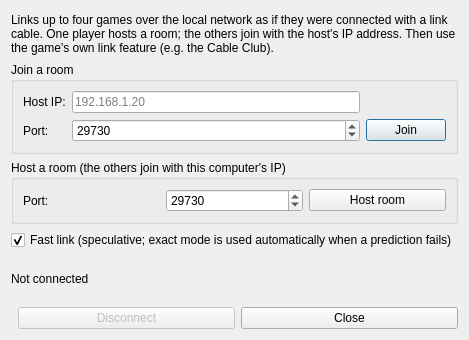
<?xml version="1.0" encoding="UTF-8"?>
<ui version="4.0">
 <class>QGBA::NetLinkView</class>
 <widget class="QDialog" name="QGBA::NetLinkView">
  <property name="geometry">
   <rect>
    <x>0</x>
    <y>0</y>
    <width>420</width>
    <height>340</height>
   </rect>
  </property>
  <property name="windowTitle">
   <string>Network link cable</string>
  </property>
  <layout class="QGridLayout" name="gridLayout">
   <item row="0" column="0" colspan="3">
    <widget class="QLabel" name="help">
     <property name="text">
      <string>Links up to four games over the local network as if they were connected with a link cable. One player hosts a room; the others join with the host's IP address. Then use the game's own link feature (e.g. the Cable Club).</string>
     </property>
     <property name="wordWrap">
      <bool>true</bool>
     </property>
    </widget>
   </item>
   <item row="1" column="0" colspan="3">
    <widget class="QGroupBox" name="joinBox">
     <property name="title">
      <string>Join a room</string>
     </property>
     <layout class="QGridLayout" name="joinLayout">
      <item row="0" column="0">
       <widget class="QLabel" name="label_2">
        <property name="text">
         <string>Host IP:</string>
        </property>
       </widget>
      </item>
      <item row="0" column="1">
       <widget class="QLineEdit" name="address">
        <property name="placeholderText">
         <string>192.168.1.20</string>
        </property>
       </widget>
      </item>
      <item row="1" column="0">
       <widget class="QLabel" name="label">
        <property name="text">
         <string>Port:</string>
        </property>
       </widget>
      </item>
      <item row="1" column="1">
       <widget class="QSpinBox" name="port">
        <property name="minimum">
         <number>1024</number>
        </property>
        <property name="maximum">
         <number>65535</number>
        </property>
        <property name="value">
         <number>29730</number>
        </property>
       </widget>
      </item>
      <item row="1" column="2">
       <widget class="QPushButton" name="join">
        <property name="text">
         <string>Join</string>
        </property>
       </widget>
      </item>
     </layout>
    </widget>
   </item>
   <item row="2" column="0" colspan="3">
    <widget class="QGroupBox" name="hostBox">
     <property name="title">
      <string>Host a room (the others join with this computer's IP)</string>
     </property>
     <layout class="QGridLayout" name="hostLayout">
      <item row="0" column="0">
       <widget class="QLabel" name="label_3">
        <property name="text">
         <string>Port:</string>
        </property>
       </widget>
      </item>
      <item row="0" column="1">
       <widget class="QSpinBox" name="hostPort">
        <property name="minimum">
         <number>1024</number>
        </property>
        <property name="maximum">
         <number>65535</number>
        </property>
        <property name="value">
         <number>29730</number>
        </property>
       </widget>
      </item>
      <item row="0" column="2">
       <widget class="QPushButton" name="host">
        <property name="text">
         <string>Host room</string>
        </property>
       </widget>
      </item>
     </layout>
    </widget>
   </item>
   <item row="3" column="0" colspan="3">
    <widget class="QCheckBox" name="fastLink">
     <property name="text">
      <string>Fast link (speculative; exact mode is used automatically when a prediction fails)</string>
     </property>
     <property name="checked">
      <bool>true</bool>
     </property>
    </widget>
   </item>
   <item row="4" column="0" colspan="3">
    <widget class="QLabel" name="status">
     <property name="text">
      <string>Not connected</string>
     </property>
     <property name="wordWrap">
      <bool>true</bool>
     </property>
    </widget>
   </item>
   <item row="5" column="0" colspan="3">
    <layout class="QHBoxLayout" name="horizontalLayout">
     <item>
      <spacer name="horizontalSpacer">
       <property name="orientation">
        <enum>Qt::Horizontal</enum>
       </property>
      </spacer>
     </item>
     <item>
      <widget class="QPushButton" name="disconnect">
       <property name="enabled">
        <bool>false</bool>
       </property>
       <property name="text">
        <string>Disconnect</string>
       </property>
      </widget>
     </item>
     <item>
      <widget class="QPushButton" name="close">
       <property name="text">
        <string>Close</string>
       </property>
      </widget>
     </item>
    </layout>
   </item>
  </layout>
 </widget>
 <resources/>
 <connections>
  <connection>
   <sender>close</sender>
   <signal>clicked()</signal>
   <receiver>QGBA::NetLinkView</receiver>
   <slot>close()</slot>
  </connection>
 </connections>
</ui>
